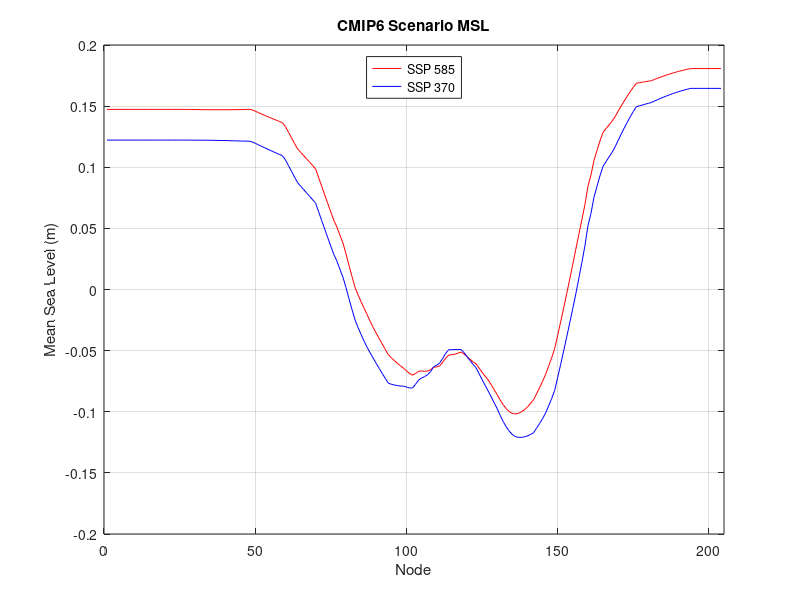

Source code (MATLAB):
% Plot ocean HYCOM node values for sensitivity experiments  

clear all
load Obc_SLR_2098-2019_ssp370.txt
load Obc_SLR_2098-2019_SSP585.txt

obc_ssp370_ann=mean(Obc_SLR_2098_2019_ssp370,2);
obc_ssp585_ann=mean(Obc_SLR_2098_2019_SSP585,2);

close all
figure
plot(obc_ssp585_ann,'r')
hold on
plot(obc_ssp370_ann,'b')
% hold on
% plot(2002,'g') % need to find 2002 hycom data
title('CMIP6 Scenario MSL')
legend({'SSP 585', 'SSP 370','2002'}, 'Location', 'north')
xlabel('Node')
xlim([0 205])
ylabel('Mean Sea Level (m)')
grid on
hold off

saveas(gcf, 'CMIP6_MSL_nodes.png')
